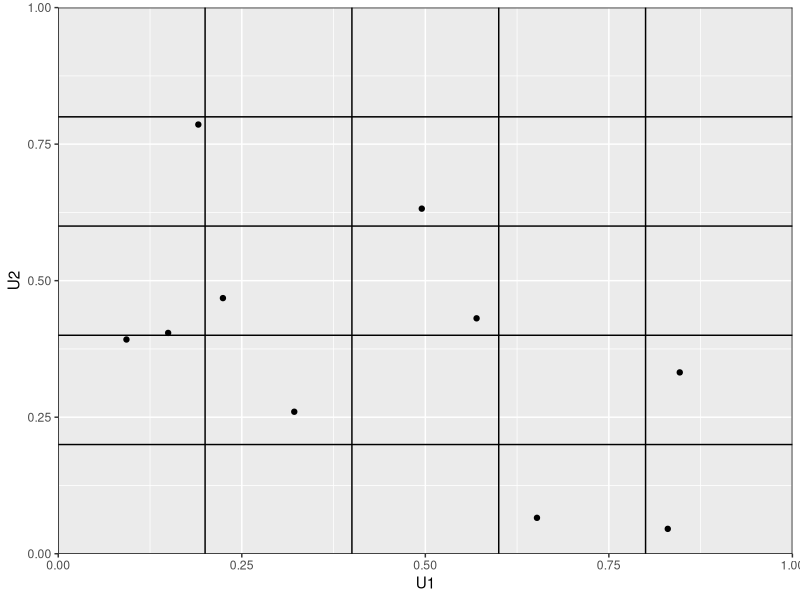

Source code (R): (Note: this script raises an error after producing the figure.)
#Cambiar por alfa seleccionada
alfa <- 0.05
# Cambiar por lo generado en el programa
num <- c(0.045555, 0.065749, 0.092871, 0.149668, 0.190782, 0.224291, 0.260000, 0.321474, 
             0.332037, 0.392275, 0.404315, 0.431058, 0.468068, 0.495164, 0.569813, 0.631893, 
             0.652066, 0.785885, 0.830250, 0.846584)
sec <- c(0.22317383, 0.82220999, 0.11944974, 0.23844417, 0.00416896, 0.04593599, 
               0.88826024, 0.73882373, 0.2347258, 0.81838537, 0.29577309, 0.06599242,
               0.48352499, 0.41014991, 0.6706971, 0.88065793, 0.854395, 0.39438387,
               0.96948658, 0.16150143, 0.82201839, 0.43925927, 0.88317153, 0.32954575,
               0.55911048, 0.70385292, 0.91883758, 0.89169391, 0.9144542, 0.27766943)



# Prueba 1: Prueba de la Ji Cuadrada #########################################################
##############################################################################################
##############################################################################################

# Obtenemos el número de intervalos y el número de observaciones, respectivamente.
k <- 5
n <- length(num)

# f es un vector que contiene las f_j. f_j es el número de observaciones en la muestra que se 
# encuentran en el j-ésimo intervalo.

# Aquí, hacemos los intervalos, contamos cuántos elementos de la muestra se encuentran en cada
# uno de los intervalos y los juntamos en el vector "f".
f <- c()
limits <- seq.int(from = 0, to = 1, length.out = k+1)
for(i in 1:k){
  f[i] <- sum(num > limits[i] & num < limits[i+1])
}

# Ahora, usamos la fórmula para calcular el estadístico de prueba. "temp" es una variable
# temporal (sólo se usa para guardar un valor y usarlo después).
temp <- 0

for(i in 1:k){
  temp <- temp + (f[i] - (n/k))^(2)
}
  
# Así, el estadístico queda:
estadistico <- (k/n)*temp

# Ahora, necesitamos aplicar la prueba de hipótesis. Las hipótesis son:
# H_0: La muestra proviene de una distribución uniforme.
# H_a: La muestra no proviene de una distribución uniforme.


##############################################################################################
# Prueba de hipótesis con aproximación


z <- qnorm(p = 1-alfa)

cuantil <- (k-1)*(1-(2/(9*(k-1)))+z*sqrt(2/(9*(k-1))))^(3)

if(estadistico > cuantil){
  print("Se rechaza la hipótesis nula. Es decir, existe suficiente evidencia para afirmar que
        la muestra no proviene de una distribución uniforme.")
} else{
  print("No se rechaza la hipótesis nula. Es decir, no existe suficiente evidencia para afirmar que
        la muestra no proviene de una distribución uniforme.")
}





# Prueba 2: Prueba serial ####################################################################
##############################################################################################
##############################################################################################

library(ggplot2)

# Establecer el tamaño de k. Mandar aviso al usuario si establece una k muy grande.
k <- 5

# Checar si el número de datos a verificar independencia es par
if(length(num)%%2 == 1){
  # Si no es par, generar una observación más a num y agregarla
  temp <- 123456789
  num_2 <- c(num,temp)
} else {
  num_2 <- num
}

# "Revolver" los números
num_2 <- sample(num_2, size = length(num_2), replace = FALSE)
U1 <- num_2[1:(length(num_2)/2)]
U2 <- num_2[((length(num_2)/2)+1):length(num_2)]

# Contar el número de observaciones que caen en la cuadrícula
count <- matrix(0, k, k)

for(i in 1:k){
  for(j in 1:k){
    temp <- matrix(0, length(U1), 2)
    temp <- cbind(U1,U2)
    
    temp <- temp[rev(limits)[i] >= temp[,2],]
    temp <- temp[temp[,2] > rev(limits)[i+1],]
    temp <- temp[limits[j] < temp[,1],]

    temp
    
    if(is.vector(temp)==TRUE){
      if(temp[1] <= limits[j+1]){
        count[i,j] <- 1
      } else {
        count[i,j] <- 0
      }
    } else {
      temp <- temp[temp[,1] <= limits[j+1],]
      count[i,j] <- length(temp)/2
    }
  }
}
# El número de observaciones en cada cuadrante se encuentra en la matriz "count".
count

# Calcular el número esperado de observaciones en cada cuadrante de la cuadrícula
temp <- c(U1,U2)
expected <- matrix(length(temp)/(k^2), k, k)

#Cálculo del estadístico
estadistico <- ((k^(2))/(length(temp)))*sum((count-expected)^2)

# Cálculo del valor p
df <- ((k^(2))-1)

pvalue <- 1 - pchisq(estadistico, df = df, lower.tail = FALSE)

if(pvalue < alfa){
  print("Se rechaza la hipótesis nula. Es decir, no existe suficiente evidencia para afirmar que
        la muestra es independiente")
} else{
  print("No se rechaza la hipótesis nula. Es decir, no existe suficiente evidencia para afirmar que
        la muestra no es independiente")
}

# Graficar los datos
data <- data.frame(
  U1 <- U1,
  U2 <- U2
)

# Generar los límites de los intervalos para las gráficas
limits <- seq(from = 0, to = 1, length.out = k + 1)

graph <- ggplot(data, aes(U1, U2)) + geom_point() + scale_x_continuous(limits = c(0,1), expand = c(0, 0)) + scale_y_continuous(limits = c(0,1), expand = c(0, 0)) + geom_hline(yintercept=limits) + geom_vline(xintercept=limits)
graph 



# Kolmogorov-Smirnov #########################################################################
##############################################################################################
##############################################################################################
tabla_KS <- data.frame("n" = c(1:40,">40"), "0.2" = c(0.900, 0.684, 0.565, 0.493, 0.447, 0.410, 
                                                      0.381, 0.358, 0.339, 0.323, 0.308, 0.296, 
                                                      0.285, 0.275, 0.266, 0.258, 0.250, 0.244, 
                                                      0.237, 0.232, 0.226, 0.221, 0.216, 0.212,
                                                      0.208, 0.204, 0.200, 0.197, 0.193, 0.190, 
                                                      0.187, 0.184, 0.182, 0.179, 0.177, 0.174, 
                                                      0.172, 0.170, 0.168, 0.165, "1.07/raiz(n)"), 
                        "0.1" = c(0.950, 0.776, 0.636, 0.565, 0.509, 0.468, 0.436, 0.410, 0.387, 
                                  0.369, 0.352, 0.338, 0.325, 0.314, 0.304, 0.295, 0.286, 0.279, 
                                  0.271, 0.265, 0.259, 0.253, 0.247, 0.242, 0.238, 0.233, 0.229, 
                                  0.225, 0.221, 0.218, 0.214, 0.211, 0.208, 0.205, 0.202, 0.199, 
                                  0.196, 0.194, 0.191, 0.189, "1.22/raiz(n)"),
                        "0.05" = c(0.975, 0.842, 0.780, 0.624, 0.563, 0.519, 0.483, 0.454, 0.430, 
                                   0.409, 0.391, 0.375, 0.361, 0.349, 0.338, 0.327, 0.318, 0.309, 
                                   0.301, 0.294, 0.287, 0.281, 0.275, 0.269, 0.264, 0.259, 0.254, 
                                   0.250, 0.246, 0.242, 0.238, 0.234, 0.231, 0.227, 0.224, 0.221, 
                                   0.218, 0.215, 0.213, 0.210, "1.36/raiz(n)"),
                        "0.02" = c(0.990, 0.900, 0.785, 0.698, 0.627, 0.577, 0.538, 0.507, 0.480, 
                                   0.457, 0.437, 0.419, 0.404, 0.390, 0.377, 0.366, 0.355, 0.346, 
                                   0.337, 0.329, 0.321, 0.314, 0.307, 0.301, 0.295, 0.290, 0.284, 
                                   0.279, 0.275, 0.270, 0.266, 0.262, 0.258, 0.254, 0.251, 0.247, 
                                   0.244, 0.241, 0.238, 0.235, "1.52/raiz(n)"),
                       "0.01" = c(0.995, 0.929, 0.829, 0.734, 0.669, 0.617, 0.576, 0.542, 0.513, 
                                  0.489, 0.468, 0.449, 0.432, 0.418, 0.404, 0.392, 0.381, 0.371, 
                                  0.361, 0.352, 0.344, 0.337, 0.330, 0.323, 0.317, 0.311, 0.305, 
                                  0.300, 0.295, 0.290, 0.285, 0.281, 0.277, 0.273, 0.269, 0.265, 
                                  0.262, 0.258, 0.255, 0.252, "1.63/raiz(n)"),
                       stringsAsFactors = FALSE
                        )


KS <- function(numeros, alpha) {
  numeros_ordenados <- sort(numeros, decreasing=FALSE)
  n <- length(numeros_ordenados)
  empirica <- seq(1, n, 1) / n
  
  D_n <- max(abs(numeros_ordenados - empirica))
  
  if(alpha==0.2){
    columna <- 2
  } else if(alpha==0.1){
    columna <- 3
  } else if(alpha==0.05){
    columna <- 4
  } else if(alpha==0.025){
    columna <- 5
  } else if(alpha==0.01){
    columna <- 6
  }
  
  if(n>40){
    if(alpha==0.2){
      tabla_KS[41, 2] <- 1.07/sqrt(n)
    }
    if(alpha==0.1){
      tabla_KS[41, 3] <- 1.22/sqrt(n)
    }
    if(alpha==0.05){
      tabla_KS[41, 4] <- 1.36/sqrt(n)
    }
    if(alpha==0.025){
      tabla_KS[41, 5] <- 1.52/sqrt(n)
    }
    if(alpha==0.01){
      tabla_KS[41, 6] <- 1.63/sqrt(n)
    }
  }
  
  if(n<=40){
    d_alpha <- tabla_KS[n, columna]
  } else{
    d_alpha <- tabla_KS[41, columna]
  }
  
  i <- 1
  fin <- 0
  while(fin == 0){
    if (tabla_KS[n, i]>D_n){
      fin <- 1
      if(i == 1){
        p_value <- "VP>0.20"
      }
      if(i == 2){
        p_value <- "0.10<VP<0.20"
      }
      if(i == 3){
        p_value <- "0.05<VP<0.10"
      }
      if(i == 4){
        p_value <- "0.02<VP<0.05"
      }
      if(i == 5){
        p_value <- "0.01<VP<0.02"
      }
    } else if (tabla_KS[n, i]==D_n){
      fin <- 1
      if(i == 1){
        p_value <- 0.2
      }
      if(i == 2){
        p_value <- 0.1
      }
      if(i == 3){
        p_value <- 0.05
      }
      if(i == 4){
        p_value <- 0.02
      }
      if(i == 5){
        p_value <- 0.01
      }
    }
    i <- i + 1
    if(i == 6){
      fin <- 1
      p_value <- "VP<0.01"
    }
  }
  
  D_n <- as.numeric(D_n)
  d_alpha <- as.numeric(d_alpha)
  
  if(D_n> d_alpha){
    rechazo_por_region <- 1
  } else{
    rechazo_por_region <- 0
  }
  

  if(p_value <= alpha || ((substr(p_value, nchar(p_value)-3, nchar(p_value)) <= alpha && i != 1) || i ==6)){
    rechazo_por_pvalue <- 1
  } else{
    rechazo_por_pvalue <- 0
  }
  
  
  return(list(D_n, d_alpha, p_value, rechazo_por_region, rechazo_por_pvalue))
}




# Cramer-von Mises ###########################################################################
##############################################################################################
##############################################################################################
CvM <- function(numeros, alpha){
  numeros_ordenados <- sort(numeros, decreasing=FALSE)
  N <- length(numeros_ordenados)
  empirica <- (2*seq(1, N, 1) - 1)/ (2*N)
  
  Y <- (1 / (12*N)) + sum((numeros_ordenados - empirica)^2)
  quantile_CvM <- qnorm(1-alpha)
  
  p_value <- pnorm(Y)
  
  
  if(Y > quantile_CvM){
    rechazo_por_region <- 1
  } else{
    rechazo_por_region <- 0
  }

  
  if(p_value <= alpha){
    rechazo_por_pvalue <- 1
  } else{
    rechazo_por_pvalue <- 0
  }

  return(list(Y, quantile_CvM, p_value, rechazo_por_region, rechazo_por_pvalue))
}




# Prueba de las corridas #####################################################################
##############################################################################################
##############################################################################################
PC<- function(secuencia, alpha){
  a <- rbind(c(4529.4, 9044.9, 13568, 18091, 22615, 27892),
             c(9044.9, 18097, 27139, 36187, 45234, 55789),
             c(13568, 27139, 40721, 54281, 67852, 83685),
             c(18091, 36187, 54281, 72414, 90470, 111580),
             c(22615, 45234, 67852, 90470, 113262, 139476),
             c(27892, 55789, 83685, 111580, 139476, 172860))
  b <- c(1/6, 5/24, 11/120, 19/720, 29/5040, 1/840)
  
  n <- length(secuencia)
  
  
  largo <- 1
  r <- c(0, 0, 0, 0, 0, 0)
  for(i in 2:n){
    if(secuencia[i]>secuencia[i-1]){
      largo <- largo + 1
    } else{
      r[largo] <- r[largo] + 1
      largo <- 1
    }
  }
  if (largo!=1){
    r[largo] <- r[largo] + 1
  } else{
    r[1] <- r[1] + 1
  }
  
  
  suma <- 0
  for(i in 1:6){
    for(j in 1:6){
      suma <- suma + a[i,j] * (r[i] - n*b[i]) * (r[j] - n*b[j])
    }
  }
  R <- (1/n) * suma
  
  
  if(n>=4000){
    quantile_corridas <- qchisq(1-alpha)
  } 
  # Falta cuando n<4000 con un else
  
  
  if(n>=4000){
    p_value <- pchisq(R, 6)
  } 
  # Falta cuando n<4000 con un else
  
  
  if(R > quantile_corridas){
    rechazo_por_region <- 1
  } else{
    rechazo_por_region <- 0
  }

  
  if(p_value <= alpha){
    rechazo_por_pvalue <- 1
  } else{
    rechazo_por_pvalue <- 0
  }
  
  
  return(list(R, quantile_corridas, p_value, rechazo_por_region, rechazo_por_pvalue))
}





# Prueba 6: Correlación de atrasos ###########################################################
##############################################################################################
##############################################################################################

# Obtener parámetros
n <- length(num)

# Número de atrasos
atrasos <- 3
h <- floor((n-1)/atrasos)-1

num

# Formar vectores para el estimador considerando el número de atrasos
temp <- num[seq(from = 1, to = length(num), by = atrasos)]

lag <- temp[-1]
normal <- temp[-length(temp)]

lag <- lag[1:h]
normal <- normal[1:h]




p_hat <-  ((12/(h+1)) * (sum(lag*normal))) - 3
variance <- (13*h+7)/((h+1)^(2))

A <- p_hat/sqrt(variance)
z <- qnorm(1-(alfa/2))

if(abs(A)>z){
  print("Se rechaza la hipótesis nula. Es decir, existe suficiente evidencia para afirmar que los datos están correlacionados")
} else {
  print("No se rechaza la hipótesis nula. Es decir, no existe suficiente evidencia para afirmar que los datos no son independientes")
}



# Resultados #################################################################################
##############################################################################################
##############################################################################################

prueba1 <- KS(num, alfa)

prueba2 <- CvM(num, alfa)

prueba3 <- PC(sec, alfa)




